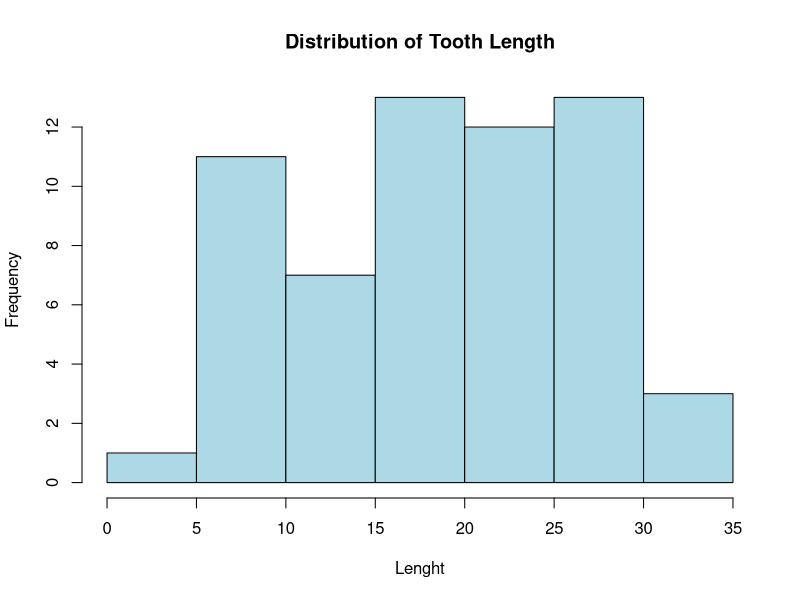
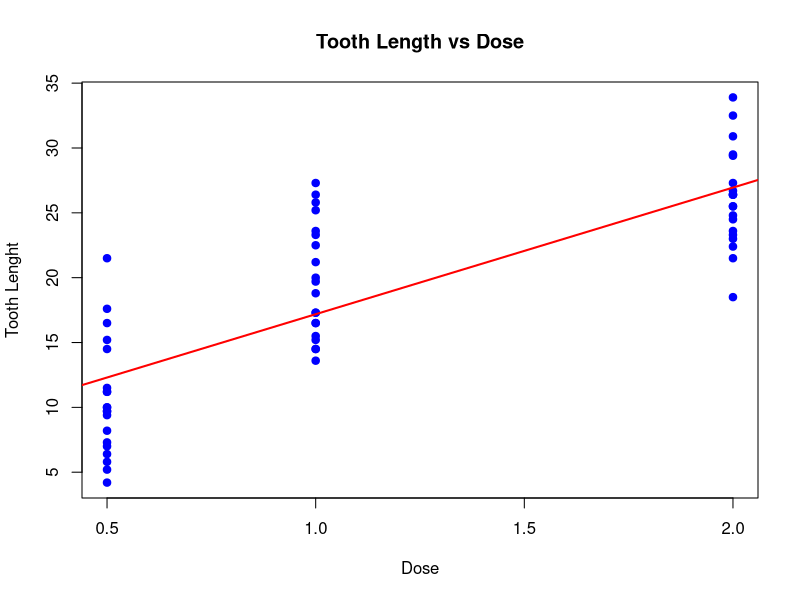
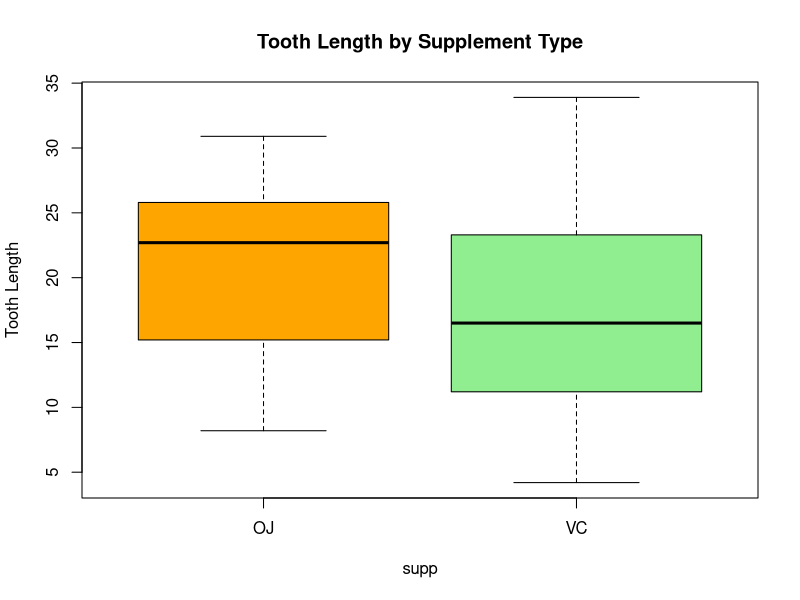
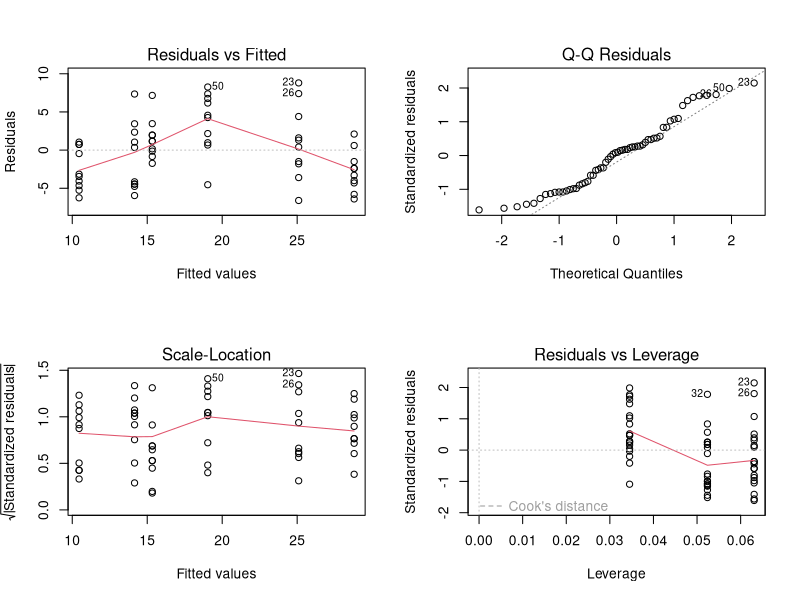

Write R code to recreate these figures, in order.

#load data 
data("ToothGrowth")
df <- ToothGrowth 
head(df) 

#Check Structure 
str(df) 

#Histogram 
hist(df$len, 
     main = "Distribution of Tooth Length",
     xlab = "Lenght", 
     col = "lightblue",
     border = "black")

#Scatterplot (length vs. dose)
plot(df$dose, df$len, 
     main = "Tooth Length vs Dose",
     xlab = "Dose",
     ylab = "Tooth Lenght",
     pch = 19, 
     col = "blue")
abline(lm(len ~ dose, data = df), col = "red", lwd = 2)

#Boxplot (length by supplement)
boxplot( len ~ supp, data = df,
         main = "Tooth Length by Supplement Type",
         ylab = "Tooth Length",
         col = c("orange", "lightgreen"))

#Regression Model 
model <- lm(len ~ dose + supp, data = df)
summary(model) 

#Model Evaluation 
par(mfrow = c(2,2))
plot(model)
par(mfrow = c(1,1))

#Predictions
newdata <- data.frame(dose = c(1.5, 1.5), supp = c("VC", "OJ"))

pred <- predict(model, newdata, interval = "confidence")
cbind(newdata, pred)
